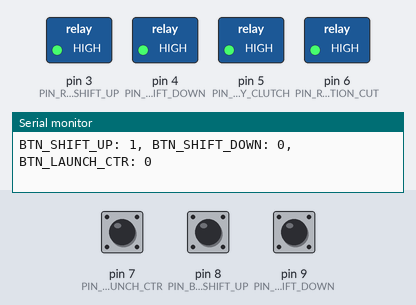
A sketch run on a simulated Arduino Uno, built with avr-gcc and run on an emulated ATmega328P. On the bench: switched loads named in the sketch (green lamp = pin HIGH), the last lines printed to the serial monitor. The inputs (shaded band) are chosen by the test bench; at power-on: pin 8 (PIN_BTN_SHIFT_UP) HIGH, pin 7 (PIN_BTN_LAUNCH_CTR) LOW, pin 9 (PIN_BTN_SHIFT_DOWN) LOW.

Above: at 1.2 s.
1.3 s: pin 8 (PIN_BTN_SHIFT_UP) pulled LOW for 1 s
At 2.77 s:
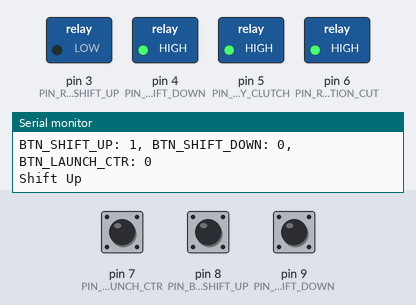
4.4 s: pin 8 (PIN_BTN_SHIFT_UP) pulled LOW for 3.2 s
At 7.77 s:
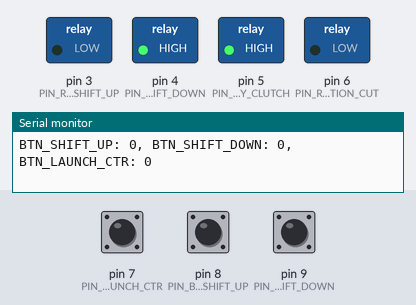
Timing chart, 0 to 9.8 s (numbered marks = the images above; inputs shaded):
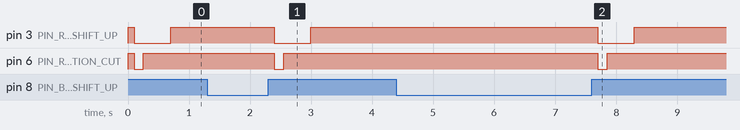

The sketch:

gearbox650.ino
```cpp
/*
 * A-FA 650 GearBox using Arduino Uno
 *
 * JisuSim, ByeongHeeJang, DongHeeLee
 * Ajou University, Suwon, Korea, 2018.
 */

#define TASK_SERIAL
#define TASK_GEAR_SHIFTING
// #define TASK_LAUNCH_CONTROL
// #define TASK_CC1101_COM

/*
 * Constants
 */
static const int BTN_PRESS_TIME = 100;
static const int CYLINDER_TIME = 600;

// serial communication
static const int SERIAL_DELAY = 500; // milli second

// gear shifting
static const int PIN_BTN_SHIFT_UP = 8;
static const int PIN_BTN_SHIFT_DOWN = 9;

static const int PIN_RELAY_SHIFT_UP = 3;
static const int PIN_RELAY_SHIFT_DOWN = 4;
static const int PIN_RELAY_CLUTCH = 5;

static const int GEAR_SHIFTING_DELAY = 100;

// ignition cut
static const int PIN_RELAY_INJECTION_CUT = 6; // injection cut -> ignition cut 으로 바뀜. 나중에 코드상에서도 바꾸도록 할 것.
static const int IGNITION_CUT_TIME = 150; // ms

// launch control
static const int PIN_BTN_LAUNCH_CTR = 7;
static const int PIN_RPM = A0;
static const int TARGET_RPM = 2000;

// CC1101 module
// VCC : 3.3V
// GND : GND
// D2  - GD0 : Signals buffer ready to read, INPUT
// D10 - CSN/SS : Must be level shfited to 3.3V, OUTPUT (arduino digital write voltage is 5V.)
// D11 - SI/MOSI : Must be level shifted to 3.3V, OUTPUT
// D12 - SO/MISO : INPUT
// D13 - SCK : Must bbe level shifted to 3.3V, OUTPUT
// total 5 gpio pins required. (and 2 power wires.)

// static const int PIN_ = ;

/*
 * Button States
 */
int btnShiftUpLast = LOW;
int btnShiftDownLast = LOW;
int btnLaunchCtrLast = LOW;

/*
 * Tasks
 */
struct Task {
  int state;
  long time;

  Task(int state = 0, long time = 0) : state(state), time(time) {}
};

Task taskSerial; // Serial communication
Task taskGear; // Gear shifting
Task taskLaunch; // Launch control
Task taskCC1101; // CC1101 Module communication

void setup() {
  // init serial communication
  Serial.begin(9600);
  while (!Serial);

  // gear shifting
  pinMode(PIN_BTN_SHIFT_UP, INPUT);
  pinMode(PIN_BTN_SHIFT_DOWN, INPUT);

  pinMode(PIN_RELAY_SHIFT_UP, OUTPUT);
  pinMode(PIN_RELAY_SHIFT_DOWN, OUTPUT);
  pinMode(PIN_RELAY_CLUTCH, OUTPUT);
  digitalWrite(PIN_RELAY_SHIFT_UP, HIGH);
  digitalWrite(PIN_RELAY_SHIFT_DOWN, HIGH);
  digitalWrite(PIN_RELAY_CLUTCH, HIGH);

  // injection cut
  pinMode(PIN_RELAY_INJECTION_CUT, OUTPUT);
  digitalWrite(PIN_RELAY_INJECTION_CUT, HIGH);

  // launch control
  pinMode(PIN_BTN_LAUNCH_CTR, INPUT);

  // CC1101 module
  // pinMode(PIN_, );
}

void loop() {
  runTaskSerial();
  runTaskGearShifting();
  runTaskLaunchControl();
  runTaskCC1101COM();
}

void runTaskSerial() {
#ifdef TASK_SERIAL
  if (taskSerial.state == 0) {
    Serial.print("BTN_SHIFT_UP: ");
    Serial.print(digitalRead(PIN_BTN_SHIFT_UP));
    Serial.print(", BTN_SHIFT_DOWN: ");
    Serial.print(digitalRead(PIN_BTN_SHIFT_DOWN));
    Serial.print(", BTN_LAUNCH_CTR: ");
    Serial.print(digitalRead(PIN_BTN_LAUNCH_CTR));
    //Serial.print(", taskStateLaunchCtr: ");
    //Serial.print(taskStateLaunchCtr);
    Serial.println();
    taskSerial.state++;
    taskSerial.time = millis();
  } else if (taskSerial.state == 1) {
    if (millis() - taskSerial.time >= SERIAL_DELAY) {
      taskSerial.state = 0;
    }
  }
#else
  /* nothing */
#endif
}

// injection cut |----------------------------------|
// cylinder       |---------------|
// clutch         |
void runTaskGearShifting() {
#ifdef TASK_GEAR_SHIFTING
  int btnShiftUp, btnShiftDown;
  btnShiftUp = digitalRead(PIN_BTN_SHIFT_UP);
  btnShiftDown = digitalRead(PIN_BTN_SHIFT_DOWN);
  if (taskGear.state == 0) {
    if (!btnShiftUp || !btnShiftDown) {
      if (btnShiftUpLast == LOW && btnShiftUp == HIGH) { // shift up
        taskGear.state = 1000;
        taskGear.time = millis();
      } else if (btnShiftDownLast == LOW && btnShiftDown == HIGH) { // shift down
        taskGear.state = 2000;
        taskGear.time = millis();
      }
    }
  } else if (taskGear.state == 1000) { // check shift up signal
    long cur = millis();
    if (cur - taskGear.time >= BTN_PRESS_TIME) {
      if (btnShiftUp) {
        digitalWrite(PIN_RELAY_INJECTION_CUT, LOW);
        digitalWrite(PIN_RELAY_SHIFT_UP, LOW);
        // digitalWrite(PIN_RELAY_CLUTCH, LOW); // TODO clutch
        taskGear.state = 100;
        taskGear.time = cur;
      } else {
        taskGear.state = 0;
      }
    }
  } else if (taskGear.state == 2000) { // check shift down signal
    long cur = millis();
    if (cur - taskGear.time >= BTN_PRESS_TIME) {
      if (btnShiftDown) {
        digitalWrite(PIN_RELAY_SHIFT_DOWN, LOW);
        taskGear.state = 200;
        taskGear.time = cur;
      } else {
        taskGear.state = 0;
      }
    }
  } else if (taskGear.state == 100) { // shift up
    long cur = millis();
    if (cur - taskGear.time >= IGNITION_CUT_TIME) {
      Serial.println("Shift Up");
      digitalWrite(PIN_RELAY_INJECTION_CUT, HIGH);
      taskGear.state++;
      taskGear.time = cur;
    }
  } else if (taskGear.state == 101) {
    long cur = millis();
    if (cur - taskGear.time >= CYLINDER_TIME - IGNITION_CUT_TIME) {
      digitalWrite(PIN_RELAY_SHIFT_UP, HIGH);
      taskGear.state++;
    }
  } else if (taskGear.state == 102) {
    if (!btnShiftUp) {
      taskGear.state++;
      taskGear.time = millis();
    }
  } else if (taskGear.state == 103) {
    if (millis() - taskGear.time >= GEAR_SHIFTING_DELAY) {
      taskGear.state = 0;
    }
  } else if (taskGear.state == 200) {// shift down
    long cur = millis();
    if (cur - taskGear.time >= CYLINDER_TIME) {
      Serial.println("Shift Down");
      digitalWrite(PIN_RELAY_SHIFT_DOWN, HIGH);
      taskGear.state++;
    }
  } else if (taskGear.state == 201) {
    if (!btnShiftDown) {
      taskGear.state++;
      taskGear.time = millis();
    }
  } else if (taskGear.state == 202) {
    if (millis() - taskGear.time >= GEAR_SHIFTING_DELAY) {
      taskGear.state = 0;
    }
  }
  btnShiftUpLast = btnShiftUp;
  btnShiftDownLast = btnShiftDown;
#else
  /* nothing */
#endif
}

void runTaskLaunchControl() {
#ifdef TASK_LAUNCH_CONTROL
  int btnLaunchCtr;
  btnLaunchCtr = digitalRead(PIN_BTN_LAUNCH_CTR);
  if (taskLaunch.state == 0) {
    if (btnLaunchCtr) {
      int rpm = analogRead(PIN_RPM) / 1024.0 * 17000.0;

      if (rpm > TARGET_RPM) {
        digitalWrite(PIN_RELAY_INJECTION_CUT, LOW);
      } else {
        digitalWrite(PIN_RELAY_INJECTION_CUT, HIGH);
      }

      taskLaunch.state++;
      taskLaunch.time = millis();
    } else {
      digitalWrite(PIN_RELAY_INJECTION_CUT, HIGH);
    }
  } else if (taskLaunch.state == 1) {
    if (millis() - taskLaunch.time >= 10) {
      taskLaunch.state = 0;
    }
  }
  btnLaunchCtrLast = btnLaunchCtr;
#else
  /* nothing */
#endif
}

void runTaskCC1101COM() {
#ifdef TASK_CC1101_COM

#else
  /* nothing */
#endif
}
```

Measured:
- after the input at 1.3 s, pin 3 (PIN_RELAY_SHIFT_UP): HIGH → LOW after 1.1 s, → HIGH 0.60 s later; pin 6 (PIN_RELAY_INJECTION_CUT): HIGH → LOW after 1.1 s, → HIGH 0.15 s later
- after the input at 4.4 s, pin 3 (PIN_RELAY_SHIFT_UP): HIGH → LOW after 3.3 s, → HIGH 0.60 s later; pin 6 (PIN_RELAY_INJECTION_CUT): HIGH → LOW after 3.3 s, → HIGH 0.15 s later
